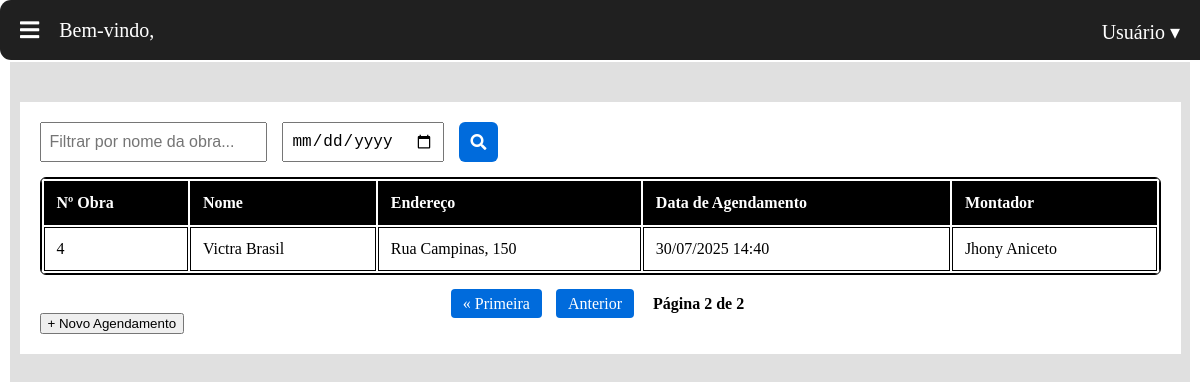
The app's page /agenda/agenda/?page=2&nome=&data= (signed in) with its own data.
### agenda/models.py (models this page shows, shortened)
class Agendamento(models.Model):
    obra = models.ForeignKey('obra.Obra', on_delete=models.CASCADE, related_name='agendamentos', verbose_name='Obra relacionada')
    data_criacao = models.DateTimeField(auto_now_add=True, verbose_name='Data de Criação')
    montador = models.ForeignKey('usuario.Usuario', on_delete=models.SET_NULL, null=True, blank=False, verbose_name='Montador Responsável', limit_choices_to={'cargo__nome' :'Montador', 'ativo': True})
    data_agendamento = models.DateTimeField(verbose_name='Data de Agendamento')
    realizado = models.BooleanField(default=False, verbose_name='Agendamento Realizado?')
    class Meta:
        verbose_name = 'Agendamento'
        verbose_name_plural = 'Agendamentos'
        ordering = ['-data_agendamento']
        constraints = [
            models.UniqueConstraint(fields=['montador', 'data_agendamento'], name='unique_montador_agendamento',
                violation_error_message='Esse montador ja tem um agendamento para esse horario.')
        ]

### obra/models.py (models this page shows, shortened)
class obra(models.Model):
    nome = models.CharField('nome', max_length=50)
    numero = models.IntegerField('numero controle')
    endereco = models.TextField('endereço', max_length=200, null=True, blank=True)
    data_criacao = models.DateTimeField('Data de criação',auto_now_add=True)
    cliente = models.CharField('nome cliente', max_length=50)
    previsao_entrega = models.DateTimeField('Data prevista para entrega', null=True, blank=True)

### usuario/models.py (models this page shows, shortened)
class usuario(AbstractUser):
    nome = models.CharField('Nome', max_length=200)
    cpf = models.CharField('CPF', max_length=11, unique=True)
    email = models.EmailField('E-mail')
    telefone = models.CharField('Telefone', max_length=20, null=True, blank=True)
    cargo = models.ForeignKey(Cargo, verbose_name='Cargo', on_delete=models.SET_NULL, null=True)
    data_admissao = models.DateField('Data de Admissão', null=True, blank=True)
    ativo = models.BooleanField('Ativo', default=True)

### agenda/views.py (the view)
# urls.py: path('agenda/', views.listar_agendamentos, name='agenda'),
@login_required
def listar_agendamentos(request):
    nome = request.GET.get('nome', '')
    data = request.GET.get('data', '')
    agendamentos = Agendamento.objects.select_related('obra').order_by('data_agendamento')
    montador_nome = request.GET.get('montador', '')
    if nome:
        agendamentos = agendamentos.filter(obra__nome__icontains=nome)
    if data:
        agendamentos = agendamentos.filter(data_agendamento__date=data)
    paginator = Paginator(agendamentos, 3)  # Exibe 10 agendamentos por página
    pagina_num = request.GET.get('page')
    pagina_obj = paginator.get_page(pagina_num)
    return render(request, "agenda/listar_agendamentos.html", {
        "pagina_obj": pagina_obj,
        "nome": nome,
        "data": data,
        'montador': montador_nome,
    })

### templates/agenda/listar_agendamentos.html (shortened to what this page needs)
{% extends 'base.html' %}
{% load static %}
{% block content %}
{% block extra_css %}
<link rel="stylesheet" href="{% static 'agenda/listaAgenda.css' %}">
{% endblock %}
<div class="lista-agenda-container">
  <form method="get" class="filtros-tabela">
    <input type="text" id="filtro-nome" name="nome" value="{{ nome }}" placeholder="Filtrar por nome da obra...">
    <input type="date" id="filtro-data" name="data" value="{{ data }}">
    <button type="submit" id="btn-filtrar" class="btn-filtrar">
      <i class="fas fa-search"></i>
    </button>
  </form>
  <section class="tabela-wrapper">
    <table class="tabela-agendamentos">
      <thead>
        <tr>
          <th>Nº Obra</th>
          <th>Nome</th>
          <th>Endereço</th>
          <th>Data de Agendamento</th>
          <th>Montador</th>
        </tr>
      </thead>
      <tbody id="tabela-corpo">
        {% for agendamento in pagina_obj %}
          <tr>
            <td>{{ agendamento.obra.id }}</td>
            <td>{{ agendamento.obra.nome }}</td>
            <td>{{ agendamento.obra.endereco }}</td>
            <td>{{ agendamento.data_agendamento|date:"d/m/Y H:i" }}</td>
            <td>{{ agendamento.montador.get_full_name }}</td>
          </tr>
        {% empty %}
          <tr>
            <td colspan="4">Nenhum agendamento encontrado.</td>
          </tr>
        {% endfor %}
      </tbody>
    </table>
  </section>
  <div class="paginacao">
    {% if pagina_obj.has_previous %}
      <a href="?page=1&nome={{ nome }}&data={{ data }}">&laquo; Primeira</a>
      <a href="?page={{ pagina_obj.previous_page_number }}&nome={{ nome }}&data={{ data }}">Anterior</a>
    {% endif %}
    <span>Página {{ pagina_obj.number }} de {{ pagina_obj.paginator.num_pages }}</span>
  </div>
  <button id="abrir-modal" data-url="{% url 'agenda:novo_agendamento' %}">
    + Novo Agendamento
  </button>
</div>
{% endblock %}

### static/css/estilo.css (style rules this page uses)
:root { --accent-color: #fd9432; --gradient-color: #0d32d8; }
html, body { height: 100%; margin: 0; padding: 0; }

### static/agenda/listaAgenda.css (style rules this page uses)
.lista-agenda-container { margin: 40px auto; background-color: #fff; padding: 20px; width: 95%; }
.filtros-tabela { display: flex; gap: 15px; margin-bottom: 15px; }
.filtros-tabela input { padding: 8px; font-size: 1rem; }
.btn-filtrar { padding: 8px 12px; background-color: #006bdc; color: white; border: none; border-radius: 6px; cursor: pointer; font-size: 1rem; display: flex; align-items: center; }
.btn-filtrar i { font-size: 16px; }
.tabela-agendamentos { width: 100%; border: 1px solid #000000; }
.tabela-wrapper { overflow-x: auto; background-color: white; border: 1px solid #000000; border-radius: 6px; }
.tabela-agendamentos th, .tabela-agendamentos td { padding: 12px; border: 1px solid #000000; text-align: left; }
.tabela-agendamentos thead { background-color: #000000; color: white; }
.paginacao { text-align: center; margin-top: 20px; }
.paginacao a { margin: 0 5px; padding: 6px 12px; background-color: #006bdc; color: white; border-radius: 4px; text-decoration: none; }
.paginacao span { margin: 0 10px; font-weight: bold; }

### records on screen
Agendamento: obra.id "4", obra.nome "Victra Brasil", obra.endereco "Rua Campinas, 150", data_agendamento "30/07/2025 14:40", montador.get_full_name "Jhony Aniceto"

### other values on screen
{{ pagina_obj.number }} "2"
{{ pagina_obj.paginator.num_pages }} "2"
